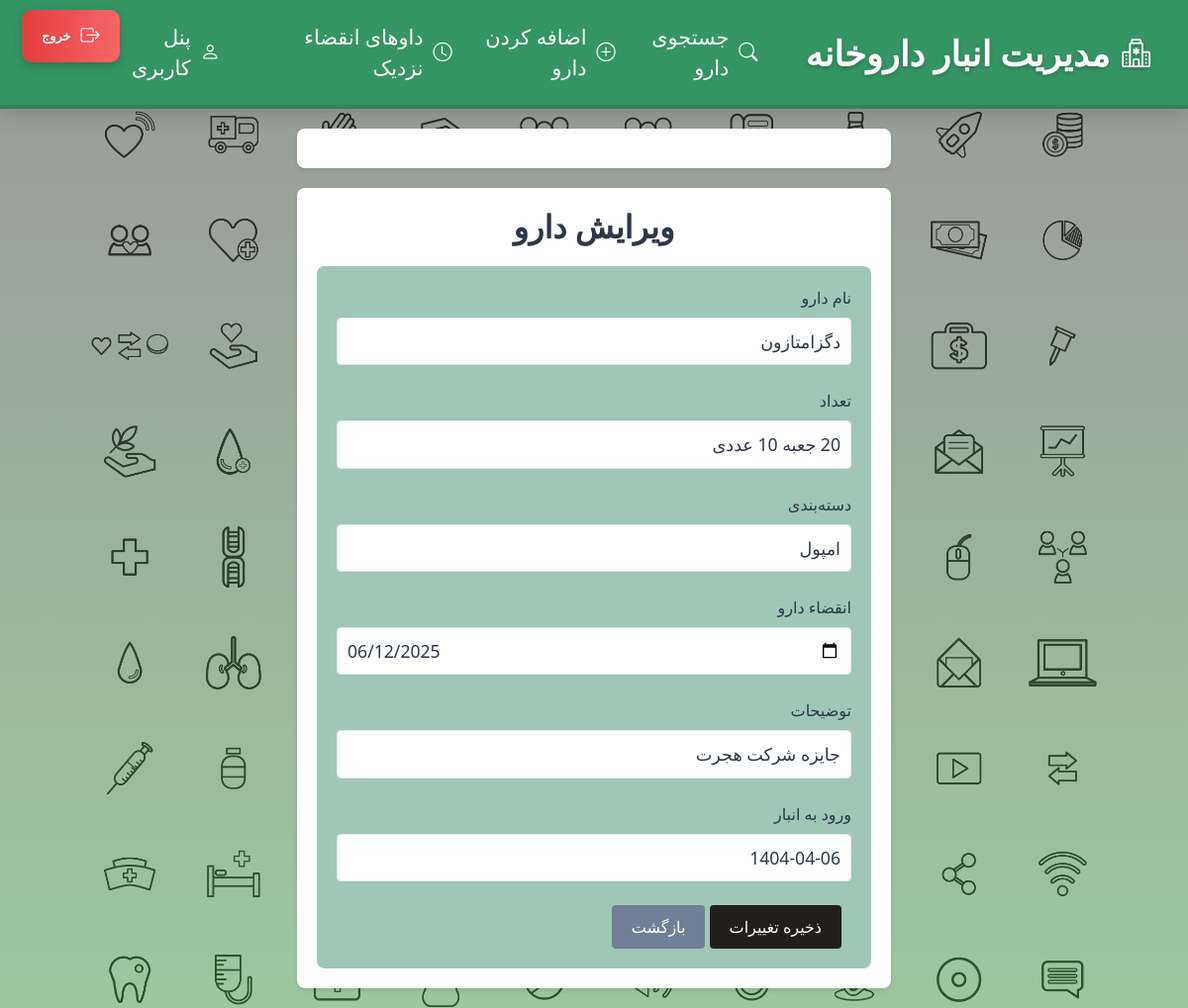
Page /edit-drug/37 (signed in) on the earlier database version.
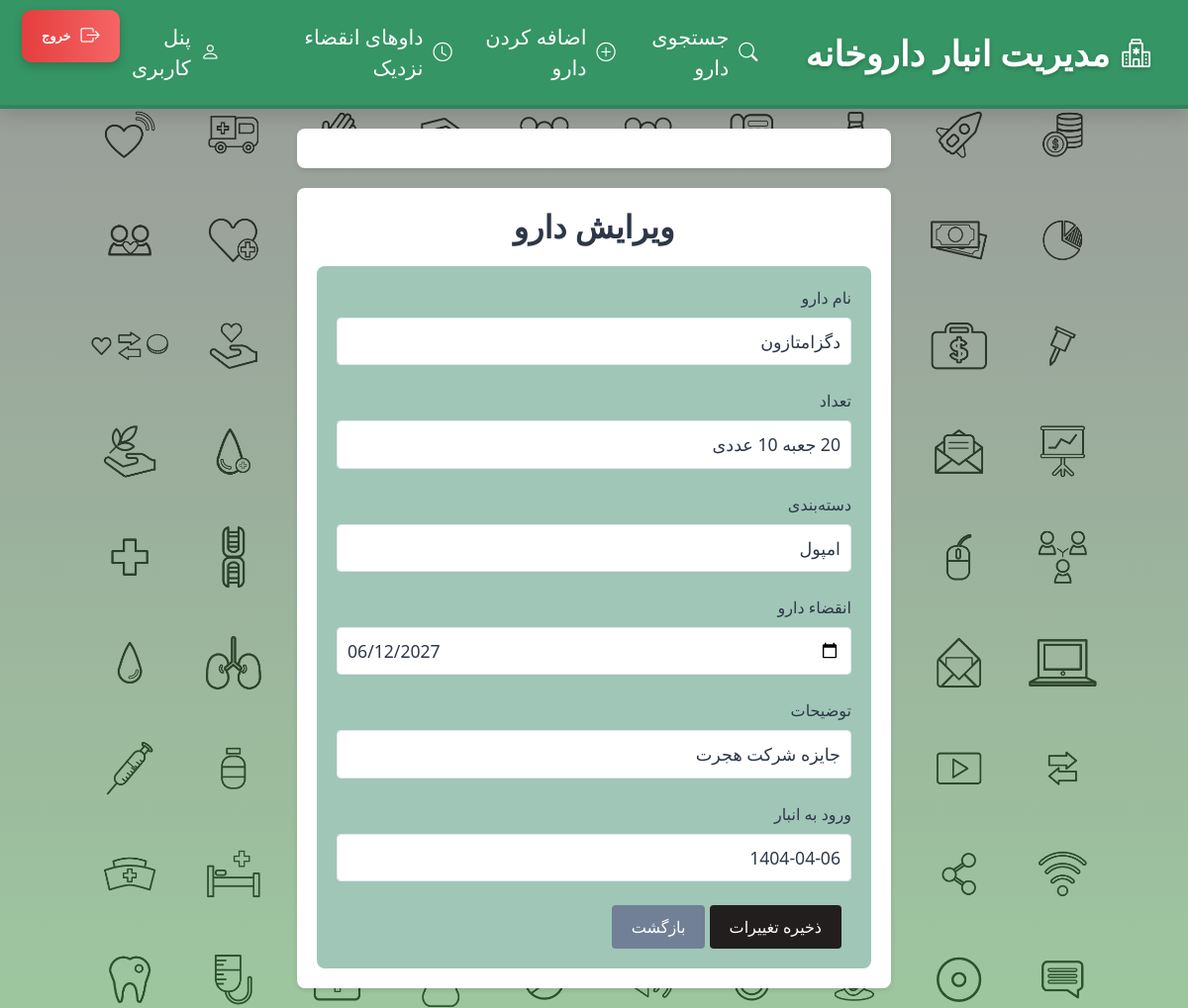
Same page on the later database version.
### index_module/models.py (models this page shows, shortened)
class Drugs(models.Model):
    name = models.CharField(max_length=200, verbose_name='نام دارو')
    category = models.CharField(max_length=200, verbose_name='دسته بندی دارو', null=True, blank=True)
    expiration_date = models.DateField(verbose_name='تاریخ انقضا دارو', null=True, blank=True)
    number = models.CharField(max_length=200 , verbose_name='تعداد دارو')
    description = models.CharField(max_length=400, verbose_name='توضیحات برای این دارو', null=True, blank=True)
    date_in_warehouse = models.CharField(max_length=200,verbose_name='تاریخ ورود دارو به انبار', null=True, blank=True)
    user = models.ForeignKey(settings.AUTH_USER_MODEL, on_delete=models.CASCADE, related_name='drugs', null=True)
    class Meta:
        verbose_name = 'داروها'
        verbose_name_plural = 'داروهای داروخانه'

### index_module/views.py (the view)
# urls.py: path('edit-drug/<int:pk>' , views.EditDrugView.as_view() , name = 'edit_drug'),
class EditDrugView(LoginRequiredMixin, UpdateView):
    model = Drugs
    form_class = DrugForm
    template_name = 'index_module/edit_drug.html'
    success_url = reverse_lazy('search_drug')
    def get_queryset(self):
        return Drugs.objects.filter(user=self.request.user)
    def get_context_data(self, **kwargs):
        context = super().get_context_data(**kwargs)
        return context

### index_module/templates/index_module/edit_drug.html (shortened to what this page needs)
{% extends 'shared/base.html' %}
{% load widget_tweaks %}
{% block content %}
<div class="container">
    <h2 class="form-title">ویرایش دارو</h2>
    <form method="POST" class="drug-form">
        <div class="form-group">
            <label for="{{ form.name.id_for_label }}">نام دارو</label>
            {{ form.name|add_class:"form-control form-control-lg floating-input"|attr:"placeholder=نام دارو" }}
        </div>
        <div class="form-group">
            <label for="{{ form.number.id_for_label }}">تعداد</label>
            {{ form.number|add_class:"form-control form-control-lg floating-input"|attr:"placeholder=تعداد" }}
        </div>
        <div class="form-group">
            <label for="{{ form.category.id_for_label }}">دسته‌بندی</label>
            {{ form.category|add_class:"form-control form-control-lg floating-input"|attr:"placeholder=دسته‌بندی" }}
        </div>
        <div class="form-group">
            <label for="{{ form.expiration_date.id_for_label }}">انقضاء دارو</label>
            {{ form.expiration_date|add_class:"form-control form-control-lg floating-input"|attr:"placeholder=تاریخ انقضا" }}
        </div>
        <div class="form-group">
            <label for="{{ form.description.id_for_label }}">توضیحات</label>
            {{ form.description|add_class:"form-control form-control-lg floating-input"|attr:"placeholder=توضیحات" }}
        </div>
        <div class="form-group">
            <label for="{{ form.date_in_warehouse.id_for_label }}">ورود به انبار</label>
            {{ form.date_in_warehouse|add_class:"form-control form-control-lg floating-input"|attr:"placeholder=تاریخ ورود به انبار" }}
        </div>
        <button type="submit" class="btn btn-primary">ذخیره تغییرات</button>
        <a href="{% url 'search_drug' %}" class="btn btn-secondary">بازگشت</a>
    </form>
</div>
{% endblock %}

Differences in the rows shown:
changed Drugs "دگزامتازون": expiration_date "06/12/2025" → "06/12/2027"
